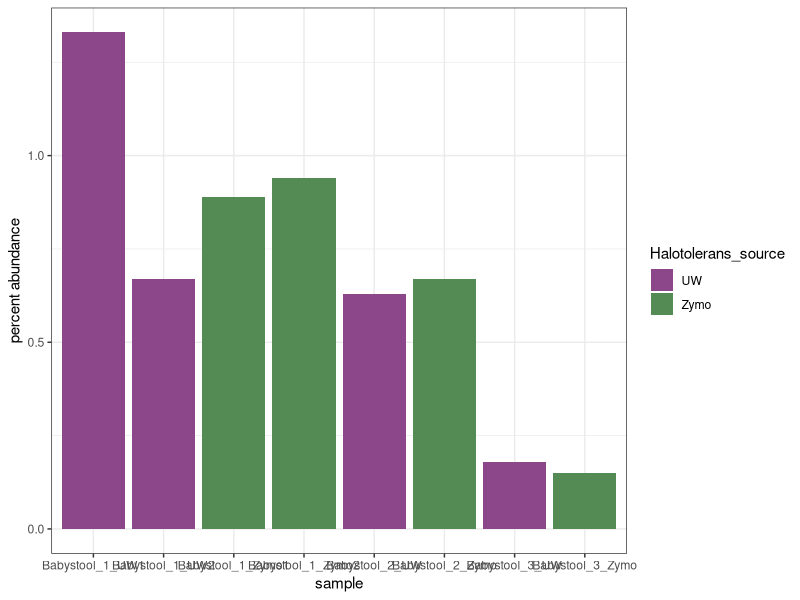
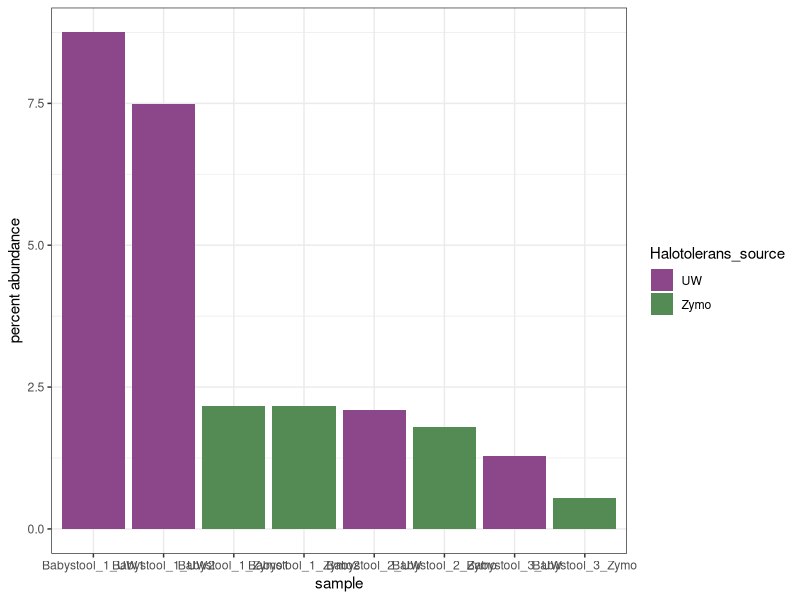
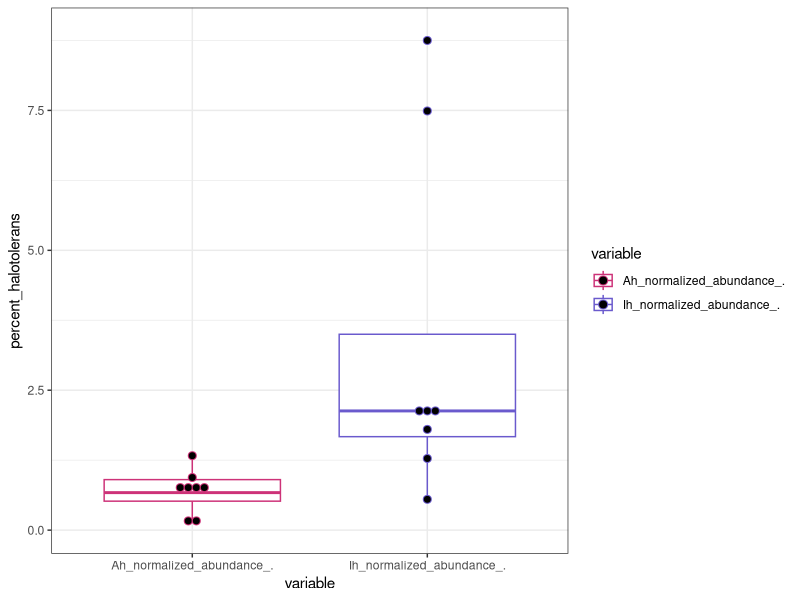
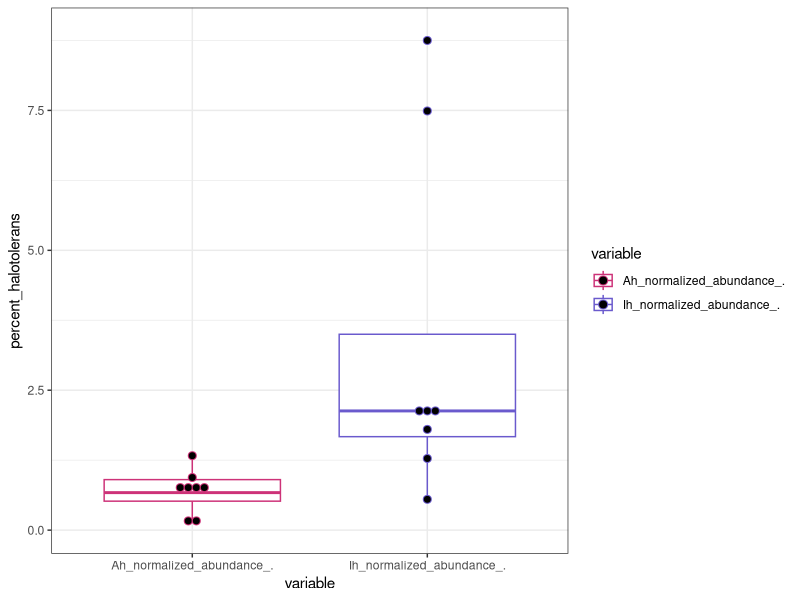

Generate these figures, in order, with R:
## ---- chunk 1
library(tidyverse)
library(ggplot2)
library(reshape2)
## ---- chunk 2
theme_set(theme_bw())
## ---- chunk 3
Seatt_BS<-read.csv("Seattle_babystool.csv")
## ---- chunk 4
Seatt_BS_melt<-melt(Seatt_BS, id.vars=c("Sample", "baby", "spike", "Halotolerans_source", "Description", "Qubit", "human_reads_raw", "total_reads_raw", "human_read_contam", "MicrobeCensus_GEs", "Ah_TAD_80", "Ih_TAD_80"))

Seatt_BS_melt_Ah<-subset(Seatt_BS_melt, variable=="Ah_normalized_abundance_.")
Seatt_BS_melt_Ih<-subset(Seatt_BS_melt, variable=="Ih_normalized_abundance_.")
## ---- chunk 5
Ah_bar<-ggplot(Seatt_BS_melt_Ah, aes(fill=Halotolerans_source, y=value, x=Description))+geom_bar(stat="identity") + scale_fill_manual(values=c("orchid4", "palegreen4")) + ylab("percent abundance") + xlab("sample")
Ah_bar

Ih_bar<-ggplot(Seatt_BS_melt_Ih, aes(fill=Halotolerans_source, y=value, x=Description))+geom_bar(stat="identity") + scale_fill_manual(values=c("orchid4", "palegreen4")) + ylab("percent abundance") + xlab("sample")
Ih_bar
## ---- chunk 6
#halotolerans source
ggplot(Seatt_BS_melt, aes(x=variable, y=value, color=variable)) + geom_boxplot() + geom_dotplot(binaxis='y', stackdir='center', dotsize=0.5) + ylab("percent_halotolerans") + scale_color_manual(values=c("violetred3", "slateblue"))

#A v. I
ggplot(Seatt_BS_melt, aes(x=variable, y=value, color=variable)) + geom_boxplot() + geom_dotplot(binaxis='y', stackdir='center', dotsize=0.5) + ylab("percent_halotolerans") + scale_color_manual(values=c("violetred3", "slateblue"))
